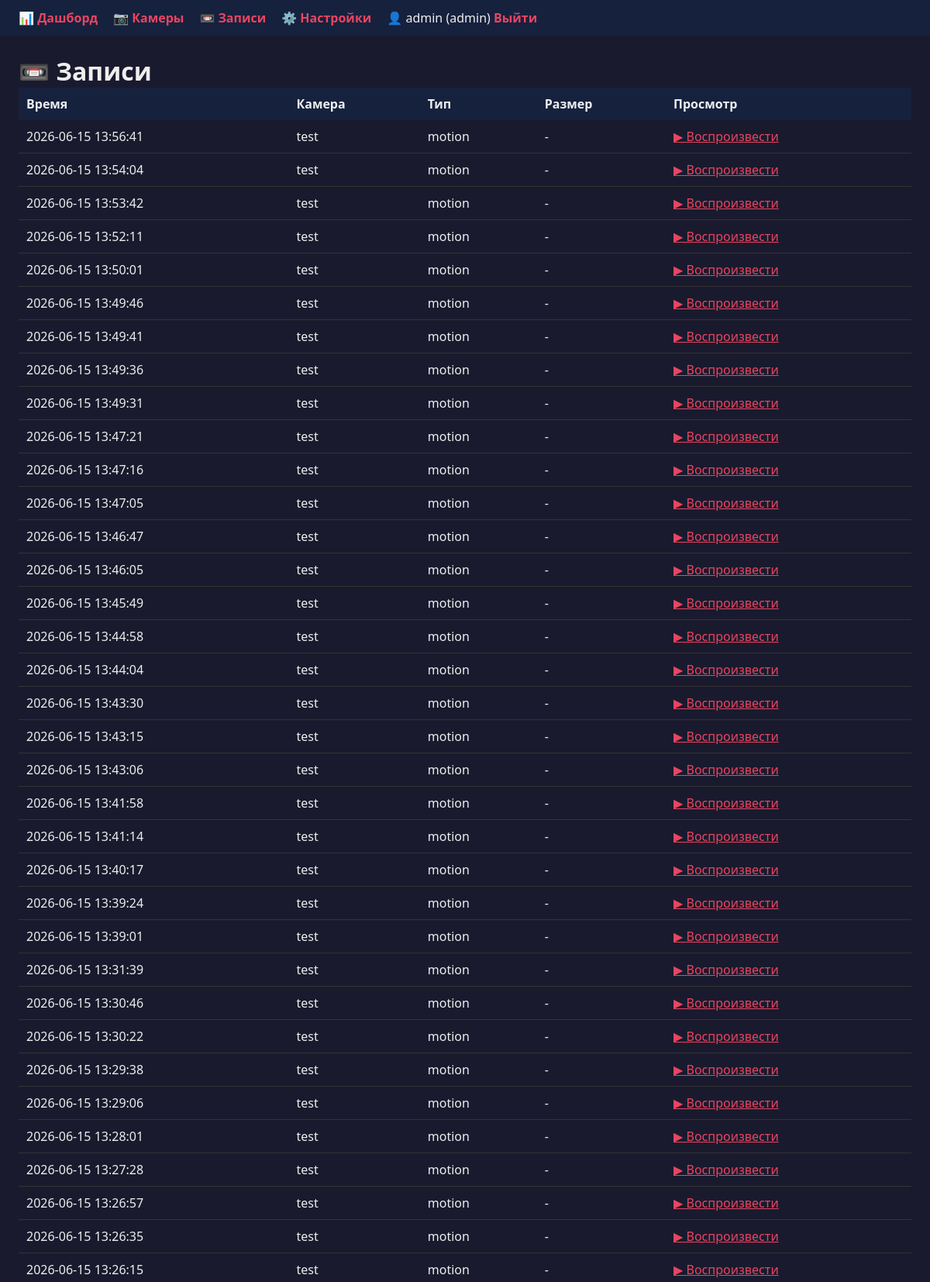
/recordings (signed in, upper part), run on the app's committed database.
### tables this page shows
CREATE TABLE users (
            id INTEGER PRIMARY KEY AUTOINCREMENT,
            username TEXT UNIQUE NOT NULL,
            password_hash TEXT NOT NULL,
            role TEXT DEFAULT 'viewer',
            created_at TIMESTAMP DEFAULT CURRENT_TIMESTAMP
        );

CREATE TABLE recordings (
            id INTEGER PRIMARY KEY AUTOINCREMENT,
            camera_id INTEGER NOT NULL,
            filename TEXT NOT NULL,
            start_time TIMESTAMP NOT NULL,
            end_time TIMESTAMP,
            type TEXT DEFAULT 'motion',
            size_mb REAL DEFAULT 0,
            created_at TIMESTAMP DEFAULT CURRENT_TIMESTAMP,
            FOREIGN KEY (camera_id) REFERENCES cameras(id)
        );

CREATE TABLE cameras (
            id INTEGER PRIMARY KEY AUTOINCREMENT,
            name TEXT NOT NULL,
            rtsp_main TEXT NOT NULL,
            rtsp_sub TEXT,
            enabled INTEGER DEFAULT 1,
            motion_enabled INTEGER DEFAULT 1,
            record_enabled INTEGER DEFAULT 0,
            record_mode TEXT DEFAULT 'motion',
            record_retention_days INTEGER DEFAULT 7,
            created_at TIMESTAMP DEFAULT CURRENT_TIMESTAMP
        );

### web/routes.py (the view)
@main_bp.route('/recordings')
@login_required
def recordings():
    recordings = Recording.get_all()
    return render_template('recordings.html', user=current_user, recordings=recordings)

### models/database.py (called while the page is built)
def get_db():
    conn = sqlite3.connect(DB_PATH)
    conn.row_factory = sqlite3.Row  # чтобы обращаться к полям по имени
    return conn

### models/recording.py (called while the page is built)
    @staticmethod
    def get_all(limit=50):
        conn = get_db()
        cursor = conn.cursor()
        cursor.execute("""
            SELECT r.*, c.name as camera_name
            FROM recordings r
            LEFT JOIN cameras c ON r.camera_id = c.id
            ORDER BY r.start_time DESC
            LIMIT ?
        """, (limit,))
        recordings = [dict(row) for row in cursor.fetchall()]
        conn.close()
        return recordings

### models/user.py (called while the page is built)
    @staticmethod
    def get_by_id(user_id):
        conn = get_db()
        cursor = conn.cursor()
        cursor.execute("SELECT * FROM users WHERE id = ?", (user_id,))
        user = cursor.fetchone()
        conn.close()
        return dict(user) if user else None

### web/auth.py (called while the page is built)
@login_manager.user_loader
def load_user(user_id):
    user = User.get_by_id(int(user_id))
    if user:
        return UserSession(user)
    return None

### templates/recordings.html (shortened to what this page needs)
{% extends "base.html" %}
{% block content %}
<h1>📼 Записи</h1>
<table style="width:100%; border-collapse:collapse;">
    <tr style="background:#16213e;">
        <th style="padding:10px; text-align:left;">Время</th>
        <th style="padding:10px; text-align:left;">Камера</th>
        <th style="padding:10px; text-align:left;">Тип</th>
        <th style="padding:10px; text-align:left;">Размер</th>
        <th style="padding:10px; text-align:left;">Просмотр</th>
    </tr>
    {% for rec in recordings %}
    <tr style="border-bottom:1px solid #333;">
        <td style="padding:10px;">{{ rec.start_time[:19] }}</td>
        <td style="padding:10px;">{{ rec.camera_name or rec.camera_id }}</td>
        <td style="padding:10px;">{{ rec.type }}</td>
        <td style="padding:10px;">{% if rec.size_mb %}{{ rec.size_mb }} MB{% else %}-{% endif %}</td>
        <td style="padding:10px;">
            <a href="/recordings/{{ rec.id }}/play" style="color:#e94560;">▶ Воспроизвести</a>
        </td>
    </tr>
    {% endfor %}
</table>
{% endblock %}

### templates/base.html (shortened to what this page needs)
<!DOCTYPE html>
<html lang="ru">
<head>
    <link rel="stylesheet" href="{{ url_for('static', filename='style.css') }}">
</head>
<body>
    {% if current_user.is_authenticated %}
    <nav>
        <a href="{{ url_for('main.dashboard') }}">📊 Дашборд</a>
        <a href="{{ url_for('main.cameras') }}">📷 Камеры</a>
        <a href="{{ url_for('main.recordings') }}">📼 Записи</a>
        <a href="{{ url_for('main.settings') }}">⚙️ Настройки</a>
        <span style="float:right">
            👤 {{ current_user.username }} ({{ current_user.role }})
            <a href="{{ url_for('auth.logout') }}">Выйти</a>
        </span>
    </nav>
    {% endif %}
    <main>
        {% block content %}{% endblock %}
    </main>
</body>
</html>

### static/style.css (style rules this page uses)
* { margin: 0; padding: 0; box-sizing: border-box; }
body { font-family: 'Segoe UI', sans-serif; background: #1a1a2e; color: #eee; min-height: 100vh; }
nav { background: #16213e; padding: 12px 24px; display: flex; gap: 20px; align-items: center; }
nav a { color: #e94560; text-decoration: none; font-weight: bold; }
main { padding: 24px; max-width: 1200px; margin: 0 auto; }

### data on the page
users: username "admin", role "admin"
recordings: start_time "2026-06-15 13:56:41", name "test", type "motion"
recordings: start_time "2026-06-15 13:54:04", name "test", type "motion"
recordings: start_time "2026-06-15 13:53:42", name "test", type "motion"
recordings: start_time "2026-06-15 13:52:11", name "test", type "motion"
recordings: start_time "2026-06-15 13:50:01", name "test", type "motion"
recordings: start_time "2026-06-15 13:49:46", name "test", type "motion"
recordings: start_time "2026-06-15 13:49:41", name "test", type "motion"
recordings: start_time "2026-06-15 13:49:36", name "test", type "motion"
recordings: start_time "2026-06-15 13:49:31", name "test", type "motion"
recordings: start_time "2026-06-15 13:47:21", name "test", type "motion"
recordings: start_time "2026-06-15 13:47:16", name "test", type "motion"
recordings: start_time "2026-06-15 13:47:05", name "test", type "motion"
recordings: start_time "2026-06-15 13:46:47", name "test", type "motion"
recordings: start_time "2026-06-15 13:46:05", name "test", type "motion"
recordings: start_time "2026-06-15 13:45:49", name "test", type "motion"
recordings: start_time "2026-06-15 13:44:58", name "test", type "motion"
recordings: start_time "2026-06-15 13:44:04", name "test", type "motion"
recordings: start_time "2026-06-15 13:43:30", name "test", type "motion"
recordings: start_time "2026-06-15 13:43:15", name "test", type "motion"
recordings: start_time "2026-06-15 13:43:06", name "test", type "motion"
recordings: start_time "2026-06-15 13:41:58", name "test", type "motion"
recordings: start_time "2026-06-15 13:41:14", name "test", type "motion"
recordings: start_time "2026-06-15 13:40:17", name "test", type "motion"
recordings: start_time "2026-06-15 13:39:24", name "test", type "motion"
recordings: start_time "2026-06-15 13:39:01", name "test", type "motion"
recordings: start_time "2026-06-15 13:31:39", name "test", type "motion"
recordings: start_time "2026-06-15 13:30:46", name "test", type "motion"
recordings: start_time "2026-06-15 13:30:22", name "test", type "motion"
recordings: start_time "2026-06-15 13:29:38", name "test", type "motion"
recordings: start_time "2026-06-15 13:29:06", name "test", type "motion"
recordings: start_time "2026-06-15 13:28:01", name "test", type "motion"
recordings: start_time "2026-06-15 13:27:28", name "test", type "motion"
recordings: start_time "2026-06-15 13:26:57", name "test", type "motion"
recordings: start_time "2026-06-15 13:26:35", name "test", type "motion"
recordings: start_time "2026-06-15 13:26:15", name "test", type "motion"
